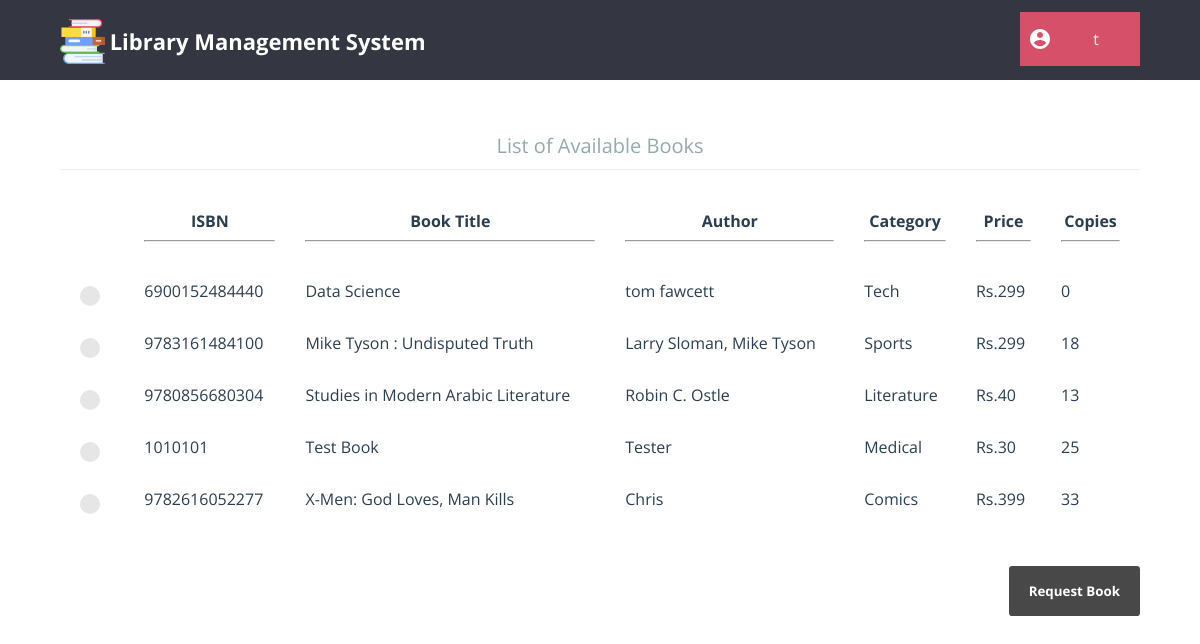
The page /member/home.php (signed in) on the database its author committed.
### tables this page shows
CREATE TABLE IF NOT EXISTS `book` (
  `isbn` char(13) NOT NULL,
  `title` varchar(80) NOT NULL,
  `author` varchar(80) NOT NULL,
  `category` varchar(80) NOT NULL,
  `price` int(4) UNSIGNED NOT NULL,
  `copies` int(10) UNSIGNED NOT NULL,
  PRIMARY KEY (`isbn`)
);

### member/home.php (the view, shortened to what this page needs)
<?php
	require "../db_connect.php";
	require "header_member.php";
?>
<html>
	<head>
		<link rel="stylesheet" type="text/css" href="../css/global_styles.css">
		<link rel="stylesheet" type="text/css" href="css/home_style.css">
		<link rel="stylesheet" type="text/css" href="../css/custom_radio_button_style.css">
	</head>
	<body>
		<?php
			$query = $con->prepare("SELECT * FROM book ORDER BY title");
				$query2 = $con->prepare("SELECT count(*) FROM book ");
				$query2->execute();
				$rows= $query2->fetchColumn();
			$query->execute();
			if($rows == 0)
			echo "<h2 align='center'>No books available</h2>";
		else {
				echo "<form class='cd-form' method='POST' action='#'>";
				echo "<center><legend>List of Available Books</legend></center>";
				echo "<table width='100%' cellpadding=10 cellspacing=10>";
				echo "<tr>
						<th></th>
						<th>ISBN<hr></th>
						<th>Book Title<hr></th>
						<th>Author<hr></th>
						<th>Category<hr></th>
						<th>Price<hr></th>
						<th>Copies<hr></th>
					</tr>";
					while($row= $query->fetch())
				{
					echo "<tr>
							<td>
								<label class='control control--radio'>
									<input type='radio' name='rd_book' value=".$row[0]." />
								<div class='control__indicator'></div>
							</td>";
					for($j=0; $j<6; $j++)
						if($j == 4)
							echo "<td>Rs.".$row[$j]."</td>";
						else
							echo "<td>".$row[$j]."</td>";
					echo "</tr>";
				}
				echo "</table>";
				echo "<br /><br /><input type='submit' name='m_request' value='Request Book' />";
				echo "</form>";
		}
		?>
	</body>
</html>

### member/header_member.php (shortened to what this page needs)
<html>
	<head>
		<link rel="stylesheet" type="text/css" href="css/header_member_style.css" />
	</head>
	<body>
		<header>
			<div id="cd-logo">
				<a href="../">
					<img src="img/ic_logo2.svg" alt="Logo" width="45" height="45" />
					<p>Library Management System</p>
				</a>
			</div>
			<div class="dropdown">
				<button class="dropbtn">
					<p id="librarian-name"><?php echo $_SESSION['username'] ?></p>
				</button>
			</div>
		</header>
	</body>
</html>

### member/css/header_member_style.css (style rules this page uses)
html * { -webkit-font-smoothing: antialiased; -moz-osx-font-smoothing: grayscale; }
*, *:after, *:before { -webkit-box-sizing: border-box; -moz-box-sizing: border-box; box-sizing: border-box; }
body { font-size: 100%; font-family: "Open Sans", sans-serif; background-color: white; margin: 0; }
img { max-width: 100%; }
header { position: relative; height: 50px; background: #343642; }
header #cd-logo { float: left; margin: 0 0 0 5%; -webkit-transform-origin: 0 50%; -moz-transform-origin: 0 50%; -ms-transform-origin: 0 50%; -o-transform-origin: 0 50%; transform-origin: 0 50%; -webkit-transform: scale(0.8); -moz-transform: scale(0.8); -ms-transform: scale(0.8); -o-transform: scale(0.8); transform: scale(0.8); }
header #cd-logo img, header #cd-logo p { display: inline-block; vertical-align: middle; }
header #cd-logo p { font-size: 2.2rem !important; color: #ffffff; font-weight: bold; font-size: 1.4rem; }
header::after { content: ""; display: table; clear: both; }
header a { text-decoration: none; }
@media only screen and (min-width: 768px) { header { height: 80px; } }
@media only screen and (min-width: 768px) { header #cd-logo { margin: 4px 0 0 5%; -webkit-transform: scale(1); -moz-transform: scale(1); -ms-transform: scale(1); -o-transform: scale(1); transform: scale(1); } }
.dropbtn { background: url("../img/ic_member.svg") no-repeat 8px center; background-color: #d75069; margin-top: 10%; color: white; min-width: 120px; padding: 0 8px 0 8px; font-size: 16px; font-family: "Open Sans", sans-serif; border: none; cursor: pointer; }
#librarian-name { margin-left: 32px; }
.dropdown { position: relative; display: inline-block; float: right; margin-right: 5%; }

### css/global_styles.css (style rules this page uses)
*, *::after, *::before { -webkit-box-sizing: border-box; -moz-box-sizing: border-box; box-sizing: border-box; }
html { font-size: 62.5%; }
body { font-size: 1.8rem; font-family: "Open Sans", sans-serif; color: #2b3e51; background-color: #ffffff; }

### member/css/home_style.css (style rules this page uses)
.cd-form { width: 90%; max-width: 1200px; margin: 4em auto; font-size: 1.3rem; color: #94aab0; margin-bottom: 10px; display: block; }
.cd-form::after { clear: both; content: ""; display: table; }
.cd-form legend { padding-bottom: 10px; margin-bottom: 20px; font-size: 2rem; border-bottom: 1px solid #ecf0f1; display: block; width: 100%; -webkit-appearance: none; -moz-appearance: none; -ms-appearance: none; -o-appearance: none; appearance: none; }
.cd-form input[type="submit"] { border: none; background: #484848; border-radius: 0.25em; padding: 16px 20px; color: #ffffff; font-family: "Open Sans", sans-serif; font-weight: bold; float: right; cursor: pointer; -webkit-font-smoothing: antialiased; -moz-osx-font-smoothing: grayscale; -webkit-appearance: none; -moz-appearance: none; -ms-appearance: none; -o-appearance: none; appearance: none; }

### css/custom_radio_button_style.css (style rules this page uses)
.control { font-size: 18px; position: relative; display: block; margin-bottom: 15px; padding-left: 30px; cursor: pointer; }
.control__indicator { position: absolute; top: 2px; left: 0; width: 20px; height: 20px; background: #e6e6e6; }
.control--radio .control__indicator { border-radius: 50%; }
.control__indicator:after { position: absolute; display: none; content: ''; }
.control--radio .control__indicator:after { top: 7px; left: 7px; width: 6px; height: 6px; border-radius: 50%; background: #ffffff; }

### rows shown on the page
book: isbn "6900152484440", title "Data Science", author "tom fawcett", category "Tech", price "299", copies "0"
book: isbn "9783161484100", title "Mike Tyson : Undisputed Truth", author "Larry Sloman, Mike Tyson", category "Sports", price "299", copies "18"
book: isbn "9780856680304", title "Studies in Modern Arabic Literature", author "Robin C. Ostle", category "Literature", price "40", copies "13"
book: isbn "1010101", title "Test Book", author "Tester", category "Medical", price "30", copies "25"
book: isbn "9782616052277", title "X-Men: God Loves, Man Kills", author "Chris", category "Comics", price "399", copies "33"

### other values the page prints
$_SESSION['username'] "t"
